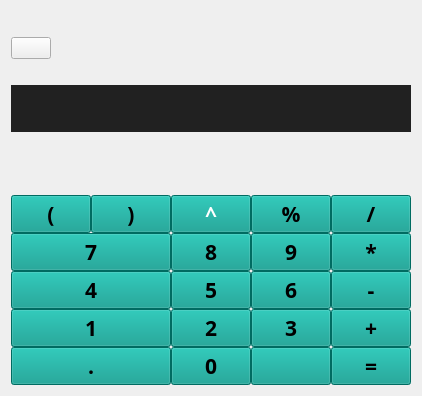
  <widget class="QWidget" name="centralwidget">
   <layout class="QGridLayout" name="gridLayout_3">
    <item row="0" column="0">
     <layout class="QVBoxLayout" name="verticalLayout_9" stretch="0,0,0,3">
      <item>
       <spacer name="verticalSpacer_2">
        <property name="orientation">
         <enum>Qt::Vertical</enum>
        </property>
        <property name="sizeType">
         <enum>QSizePolicy::Maximum</enum>
        </property>
        <property name="sizeHint" stdset="0">
         <size>
          <width>20</width>
          <height>26</height>
         </size>
        </property>
       </spacer>
      </item>
      <item>
       <layout class="QGridLayout" name="gridLayout_2" rowstretch="0,0,0,0" columnstretch="0,0,0">
        <property name="horizontalSpacing">
         <number>0</number>
        </property>
        <item row="2" column="0">
         <spacer name="horizontalSpacer_2">
          <property name="orientation">
           <enum>Qt::Horizontal</enum>
          </property>
          <property name="sizeHint" stdset="0">
           <size>
            <width>40</width>
            <height>20</height>
           </size>
          </property>
         </spacer>
        </item>
        <item row="0" column="0">
         <widget class="QPushButton" name="addAdededPartsButton">
          <property name="sizePolicy">
           <sizepolicy hsizetype="Fixed" vsizetype="Preferred">
            <horstretch>0</horstretch>
            <verstretch>0</verstretch>
           </sizepolicy>
          </property>
          <property name="text">
           <string/>
          </property>
          <property name="icon">
           <iconset resource="../../assets/icons/icons.qrc">
            <normaloff>:/outline_more_vert.png</normaloff>:/outline_more_vert.png</iconset>
          </property>
          <property name="iconSize">
           <size>
            <width>30</width>
            <height>30</height>
           </size>
          </property>
          <property name="checkable">
           <bool>true</bool>
          </property>
         </widget>
        </item>
        <item row="3" column="0" colspan="3">
         <widget class="QLineEdit" name="input">
          <property name="sizePolicy">
           <sizepolicy hsizetype="MinimumExpanding" vsizetype="MinimumExpanding">
            <horstretch>0</horstretch>
            <verstretch>4</verstretch>
           </sizepolicy>
          </property>
          <property name="font">
           <font>
            <family>PT Sans Caption</family>
            <pointsize>24</pointsize>
            <italic>false</italic>
            <bold>true</bold>
            <kerning>true</kerning>
           </font>
          </property>
          <property name="acceptDrops">
           <bool>true</bool>
          </property>
          <property name="layoutDirection">
           <enum>Qt::RightToLeft</enum>
          </property>
          <property name="styleSheet">
           <string notr="true">background-color: #212121;
border:none</string>
          </property>
          <property name="alignment">
           <set>Qt::AlignRight|Qt::AlignTrailing|Qt::AlignVCenter</set>
          </property>
         </widget>
        </item>
        <item row="0" column="1">
         <spacer name="horizontalSpacer">
          <property name="orientation">
           <enum>Qt::Horizontal</enum>
          </property>
          <property name="sizeType">
           <enum>QSizePolicy::Expanding</enum>
          </property>
          <property name="sizeHint" stdset="0">
           <size>
            <width>180</width>
            <height>20</height>
           </size>
          </property>
         </spacer>
        </item>
       </layout>
      </item>
      <item>
       <spacer name="verticalSpacer">
        <property name="orientation">
         <enum>Qt::Vertical</enum>
        </property>
        <property name="sizeHint" stdset="0">
         <size>
          <width>20</width>
          <height>57</height>
         </size>
        </property>
       </spacer>
      </item>
      <item>
       <layout class="QGridLayout" name="gridLayout">
        <property name="sizeConstraint">
         <enum>QLayout::SetFixedSize</enum>
        </property>
        <property name="spacing">
         <number>0</number>
        </property>
        <item row="0" column="3">
         <widget class="QPushButton" name="division">
          <property name="sizePolicy">
           <sizepolicy hsizetype="Expanding" vsizetype="Expanding">
            <horstretch>0</horstretch>
            <verstretch>0</verstretch>
           </sizepolicy>
          </property>
          <property name="font">
           <font>
            <family>PT Sans Caption</family>
            <pointsize>16</pointsize>
            <italic>false</italic>
            <bold>true</bold>
            <kerning>true</kerning>
           </font>
          </property>
          <property name="styleSheet">
           <string notr="true">QPushButton {
	background-color:#009688
}
QPushButton:pressed {
	background-color: #00796B
}</string>
          </property>
          <property name="text">
           <string>/</string>
          </property>
          <property name="iconSize">
           <size>
            <width>15</width>
            <height>15</height>
           </size>
          </property>
          <attribute name="buttonGroup">
           <string notr="true">digit</string>
          </attribute>
         </widget>
        </item>
        <item row="1" column="1">
         <widget class="QPushButton" name="eight">
          <property name="sizePolicy">
           <sizepolicy hsizetype="Expanding" vsizetype="Expanding">
            <horstretch>0</horstretch>
            <verstretch>0</verstretch>
           </sizepolicy>
          </property>
          <property name="font">
           <font>
            <family>PT Sans Caption</family>
            <pointsize>16</pointsize>
            <italic>false</italic>
            <bold>true</bold>
            <kerning>true</kerning>
           </font>
          </property>
          <property name="styleSheet">
           <string notr="true">QPushButton {
	background-color:#009688
}
QPushButton:pressed {
	background-color: #00796B
}</string>
          </property>
          <property name="text">
           <string>8</string>
          </property>
          <property name="iconSize">
           <size>
            <width>60</width>
            <height>60</height>
           </size>
          </property>
          <attribute name="buttonGroup">
           <string notr="true">digit</string>
          </attribute>
         </widget>
        </item>
        <item row="2" column="0">
         <widget class="QPushButton" name="four">
          <property name="sizePolicy">
           <sizepolicy hsizetype="Expanding" vsizetype="Expanding">
            <horstretch>0</horstretch>
            <verstretch>0</verstretch>
           </sizepolicy>
          </property>
          <property name="font">
           <font>
            <family>PT Sans Caption</family>
            <pointsize>16</pointsize>
            <italic>false</italic>
            <bold>true</bold>
            <kerning>true</kerning>
           </font>
          </property>
          <property name="styleSheet">
           <string notr="true">QPushButton {
	background-color:#009688
}
QPushButton:pressed {
	background-color: #00796B
}</string>
          </property>
          <property name="text">
           <string>4</string>
          </property>
          <property name="iconSize">
           <size>
            <width>60</width>
            <height>60</height>
           </size>
          </property>
          <attribute name="buttonGroup">
           <string notr="true">digit</string>
          </attribute>
         </widget>
        </item>
        <item row="1" column="0">
         <widget class="QPushButton" name="seven">
          <property name="sizePolicy">
           <sizepolicy hsizetype="Expanding" vsizetype="Expanding">
            <horstretch>0</horstretch>
            <verstretch>0</verstretch>
           </sizepolicy>
          </property>
          <property name="font">
           <font>
            <family>PT Sans Caption</family>
            <pointsize>16</pointsize>
            <italic>false</italic>
            <bold>true</bold>
            <kerning>true</kerning>
           </font>
          </property>
          <property name="styleSheet">
           <string notr="true">QPushButton {
	background-color:#009688
}
QPushButton:pressed {
	background-color: #00796B
}</string>
          </property>
          <property name="text">
           <string>7</string>
          </property>
          <property name="iconSize">
           <size>
            <width>60</width>
            <height>60</height>
           </size>
          </property>
          <attribute name="buttonGroup">
           <string notr="true">digit</string>
          </attribute>
         </widget>
        </item>
        <item row="4" column="1">
         <widget class="QPushButton" name="zero">
          <property name="sizePolicy">
           <sizepolicy hsizetype="Expanding" vsizetype="Expanding">
            <horstretch>0</horstretch>
            <verstretch>0</verstretch>
           </sizepolicy>
          </property>
          <property name="font">
           <font>
            <family>PT Sans Caption</family>
            <pointsize>16</pointsize>
            <italic>false</italic>
            <bold>true</bold>
            <kerning>true</kerning>
           </font>
          </property>
          <property name="styleSheet">
           <string notr="true">QPushButton {
	background-color:#009688
}
QPushButton:pressed {
	background-color: #00796B
}</string>
          </property>
          <property name="text">
           <string>0</string>
          </property>
          <property name="iconSize">
           <size>
            <width>60</width>
            <height>60</height>
           </size>
          </property>
          <attribute name="buttonGroup">
           <string notr="true">digit</string>
          </attribute>
         </widget>
        </item>
        <item row="4" column="0">
         <widget class="QPushButton" name="dot">
          <property name="sizePolicy">
           <sizepolicy hsizetype="Expanding" vsizetype="Expanding">
            <horstretch>0</horstretch>
            <verstretch>0</verstretch>
           </sizepolicy>
          </property>
          <property name="font">
           <font>
            <family>PT Sans Caption</family>
            <pointsize>16</pointsize>
            <italic>false</italic>
            <bold>true</bold>
            <kerning>true</kerning>
           </font>
          </property>
          <property name="styleSheet">
           <string notr="true">QPushButton {
	background-color:#009688
}
QPushButton:pressed {
	background-color: #00796B
}</string>
          </property>
          <property name="text">
           <string>.</string>
          </property>
          <property name="iconSize">
           <size>
            <width>15</width>
            <height>15</height>
           </size>
          </property>
          <attribute name="buttonGroup">
           <string notr="true">digit</string>
          </attribute>
         </widget>
        </item>
        <item row="3" column="1">
         <widget class="QPushButton" name="two">
          <property name="sizePolicy">
           <sizepolicy hsizetype="Expanding" vsizetype="Expanding">
            <horstretch>0</horstretch>
            <verstretch>0</verstretch>
           </sizepolicy>
          </property>
          <property name="font">
           <font>
            <family>PT Sans Caption</family>
            <pointsize>16</pointsize>
            <italic>false</italic>
            <bold>true</bold>
            <kerning>true</kerning>
           </font>
          </property>
          <property name="styleSheet">
           <string notr="true">QPushButton {
	background-color:#009688
}
QPushButton:pressed {
	background-color: #00796B
}</string>
          </property>
          <property name="text">
           <string>2</string>
          </property>
          <property name="iconSize">
           <size>
            <width>60</width>
            <height>60</height>
           </size>
          </property>
          <attribute name="buttonGroup">
           <string notr="true">digit</string>
          </attribute>
         </widget>
        </item>
        <item row="2" column="2">
         <widget class="QPushButton" name="six">
          <property name="sizePolicy">
           <sizepolicy hsizetype="Expanding" vsizetype="Expanding">
            <horstretch>0</horstretch>
            <verstretch>0</verstretch>
           </sizepolicy>
          </property>
          <property name="font">
           <font>
            <family>PT Sans Caption</family>
            <pointsize>16</pointsize>
            <italic>false</italic>
            <bold>true</bold>
            <kerning>true</kerning>
           </font>
          </property>
          <property name="styleSheet">
           <string notr="true">QPushButton {
	background-color:#009688
}
QPushButton:pressed {
	background-color: #00796B
}</string>
          </property>
          <property name="text">
           <string>6</string>
          </property>
          <property name="iconSize">
           <size>
            <width>60</width>
            <height>60</height>
           </size>
          </property>
          <attribute name="buttonGroup">
           <string notr="true">digit</string>
          </attribute>
         </widget>
        </item>
        <item row="3" column="2">
         <widget class="QPushButton" name="three">
          <property name="sizePolicy">
           <sizepolicy hsizetype="Expanding" vsizetype="Expanding">
            <horstretch>0</horstretch>
            <verstretch>0</verstretch>
           </sizepolicy>
          </property>
          <property name="font">
           <font>
            <family>PT Sans Caption</family>
            <pointsize>16</pointsize>
            <italic>false</italic>
            <bold>true</bold>
            <kerning>true</kerning>
           </font>
          </property>
          <property name="styleSheet">
           <string notr="true">QPushButton {
	background-color:#009688
}
QPushButton:pressed {
	background-color: #00796B
}</string>
          </property>
          <property name="text">
           <string>3</string>
          </property>
          <property name="iconSize">
           <size>
            <width>60</width>
            <height>60</height>
           </size>
          </property>
          <attribute name="buttonGroup">
           <string notr="true">digit</string>
          </attribute>
         </widget>
        </item>
        <item row="0" column="2">
         <widget class="QPushButton" name="mod">
          <property name="sizePolicy">
           <sizepolicy hsizetype="Expanding" vsizetype="Expanding">
            <horstretch>0</horstretch>
            <verstretch>0</verstretch>
           </sizepolicy>
          </property>
          <property name="font">
           <font>
            <family>PT Sans Caption</family>
            <pointsize>16</pointsize>
            <italic>false</italic>
            <bold>true</bold>
            <kerning>true</kerning>
           </font>
          </property>
          <property name="styleSheet">
           <string notr="true">QPushButton {
	background-color:#009688
}
QPushButton:pressed {
	background-color: #00796B
}</string>
          </property>
          <property name="text">
           <string>%</string>
          </property>
          <property name="iconSize">
           <size>
            <width>15</width>
            <height>15</height>
           </size>
          </property>
          <attribute name="buttonGroup">
           <string notr="true">digit</string>
          </attribute>
         </widget>
        </item>
        <item row="1" column="2">
         <widget class="QPushButton" name="nine">
          <property name="sizePolicy">
           <sizepolicy hsizetype="Expanding" vsizetype="Expanding">
            <horstretch>0</horstretch>
            <verstretch>0</verstretch>
           </sizepolicy>
          </property>
          <property name="font">
           <font>
            <family>PT Sans Caption</family>
            <pointsize>16</pointsize>
            <italic>false</italic>
            <bold>true</bold>
            <kerning>true</kerning>
           </font>
          </property>
          <property name="styleSheet">
           <string notr="true">QPushButton {
	background-color:#009688
}
QPushButton:pressed {
	background-color: #00796B
}</string>
          </property>
          <property name="text">
           <string>9</string>
          </property>
          <property name="iconSize">
           <size>
            <width>60</width>
            <height>60</height>
           </size>
          </property>
          <attribute name="buttonGroup">
           <string notr="true">digit</string>
          </attribute>
         </widget>
        </item>
        <item row="3" column="0">
         <widget class="QPushButton" name="one">
          <property name="sizePolicy">
           <sizepolicy hsizetype="Expanding" vsizetype="Expanding">
            <horstretch>0</horstretch>
            <verstretch>0</verstretch>
           </sizepolicy>
          </property>
          <property name="font">
           <font>
            <family>PT Sans Caption</family>
            <pointsize>16</pointsize>
            <italic>false</italic>
            <bold>true</bold>
            <kerning>true</kerning>
           </font>
          </property>
          <property name="styleSheet">
           <string notr="true">QPushButton {
	background-color:#009688
}
QPushButton:pressed {
	background-color: #00796B
}</string>
          </property>
          <property name="text">
           <string>1</string>
          </property>
          <property name="iconSize">
           <size>
            <width>60</width>
            <height>60</height>
           </size>
          </property>
          <attribute name="buttonGroup">
           <string notr="true">digit</string>
          </attribute>
         </widget>
        </item>
        <item row="2" column="1">
         <widget class="QPushButton" name="five">
          <property name="sizePolicy">
           <sizepolicy hsizetype="Expanding" vsizetype="Expanding">
            <horstretch>0</horstretch>
            <verstretch>0</verstretch>
           </sizepolicy>
          </property>
          <property name="font">
           <font>
            <family>PT Sans Caption</family>
            <pointsize>16</pointsize>
            <italic>false</italic>
            <bold>true</bold>
            <kerning>true</kerning>
           </font>
          </property>
          <property name="styleSheet">
           <string notr="true">QPushButton {
	background-color:#009688
}
QPushButton:pressed {
	background-color: #00796B
}</string>
          </property>
          <property name="text">
           <string>5</string>
          </property>
          <property name="iconSize">
           <size>
            <width>60</width>
            <height>60</height>
           </size>
          </property>
          <attribute name="buttonGroup">
           <string notr="true">digit</string>
          </attribute>
         </widget>
        </item>
        <item row="1" column="3">
         <widget class="QPushButton" name="multiplication">
          <property name="sizePolicy">
           <sizepolicy hsizetype="Expanding" vsizetype="Expanding">
            <horstretch>0</horstretch>
            <verstretch>0</verstretch>
           </sizepolicy>
          </property>
          <property name="minimumSize">
           <size>
            <width>0</width>
            <height>0</height>
           </size>
          </property>
          <property name="maximumSize">
           <size>
            <width>16777215</width>
            <height>16777215</height>
           </size>
          </property>
          <property name="font">
           <font>
            <family>PT Sans Caption</family>
            <pointsize>16</pointsize>
            <italic>false</italic>
            <bold>true</bold>
            <kerning>true</kerning>
           </font>
          </property>
          <property name="styleSheet">
           <string notr="true">QPushButton {
	background-color:#009688
}
QPushButton:pressed {
	background-color: #00796B
}</string>
          </property>
          <property name="text">
           <string>*</string>
          </property>
          <property name="iconSize">
           <size>
            <width>15</width>
            <height>15</height>
           </size>
          </property>
          <attribute name="buttonGroup">
           <string notr="true">digit</string>
          </attribute>
         </widget>
        </item>
        <item row="3" column="3">
         <widget class="QPushButton" name="plus">
          <property name="sizePolicy">
           <sizepolicy hsizetype="Expanding" vsizetype="Expanding">
            <horstretch>0</horstretch>
            <verstretch>0</verstretch>
           </sizepolicy>
          </property>
          <property name="font">
           <font>
            <family>PT Sans Caption</family>
            <pointsize>16</pointsize>
            <italic>false</italic>
            <bold>true</bold>
            <kerning>true</kerning>
           </font>
          </property>
          <property name="styleSheet">
           <string notr="true">QPushButton {
	background-color:#009688
}
QPushButton:pressed {
	background-color: #00796B
}</string>
          </property>
          <property name="text">
           <string>+</string>
          </property>
          <property name="iconSize">
           <size>
            <width>15</width>
            <height>15</height>
           </size>
          </property>
          <attribute name="buttonGroup">
           <string notr="true">digit</string>
          </attribute>
         </widget>
        </item>
        <item row="4" column="2">
         <widget class="QPushButton" name="AC">
          <property name="sizePolicy">
           <sizepolicy hsizetype="Expanding" vsizetype="Expanding">
            <horstretch>0</horstretch>
            <verstretch>0</verstretch>
           </sizepolicy>
          </property>
          <property name="font">
           <font>
            <family>PT Sans Caption</family>
            <pointsize>14</pointsize>
            <italic>false</italic>
            <bold>true</bold>
            <kerning>true</kerning>
           </font>
          </property>
          <property name="styleSheet">
           <string notr="true">QPushButton {
	background-color:#009688
}
QPushButton:pressed {
	background-color: #00796B
}</string>
          </property>
          <property name="text">
           <string/>
          </property>
          <property name="icon">
           <iconset resource="../../assets/icons/icons.qrc">
            <normaloff>:/backspace.png</normaloff>:/backspace.png</iconset>
          </property>
          <property name="iconSize">
           <size>
            <width>24</width>
            <height>24</height>
           </size>
          </property>
         </widget>
        </item>
        <item row="2" column="3">
         <widget class="QPushButton" name="minus">
          <property name="sizePolicy">
           <sizepolicy hsizetype="Expanding" vsizetype="Expanding">
            <horstretch>0</horstretch>
            <verstretch>0</verstretch>
           </sizepolicy>
          </property>
          <property name="font">
           <font>
            <family>PT Sans Caption</family>
            <pointsize>16</pointsize>
            <italic>false</italic>
            <bold>true</bold>
            <kerning>true</kerning>
           </font>
          </property>
          <property name="styleSheet">
           <string notr="true">QPushButton {
	background-color:#009688
}
QPushButton:pressed {
	background-color: #00796B
}</string>
          </property>
          <property name="text">
           <string>-</string>
          </property>
          <property name="iconSize">
           <size>
            <width>15</width>
            <height>15</height>
           </size>
          </property>
          <attribute name="buttonGroup">
           <string notr="true">digit</string>
          </attribute>
         </widget>
        </item>
        <item row="4" column="3">
         <widget class="QPushButton" name="equal">
          <property name="sizePolicy">
           <sizepolicy hsizetype="Expanding" vsizetype="Expanding">
            <horstretch>0</horstretch>
            <verstretch>0</verstretch>
           </sizepolicy>
          </property>
          <property name="font">
           <font>
            <family>PT Sans Caption</family>
            <pointsize>16</pointsize>
            <italic>false</italic>
            <bold>true</bold>
            <kerning>true</kerning>
           </font>
          </property>
          <property name="styleSheet">
           <string notr="true">QPushButton {
	background-color:#009688
}
QPushButton:pressed {
	background-color: #00796B
}</string>
          </property>
          <property name="text">
           <string>=</string>
          </property>
          <property name="iconSize">
           <size>
            <width>15</width>
            <height>15</height>
           </size>
          </property>
         </widget>
        </item>
        <item row="0" column="1">
         <widget class="QPushButton" name="pow">
          <property name="sizePolicy">
           <sizepolicy hsizetype="Expanding" vsizetype="Expanding">
            <horstretch>0</horstretch>
            <verstretch>0</verstretch>
           </sizepolicy>
          </property>
          <property name="font">
           <font>
            <family>PT Sans Caption</family>
            <pointsize>16</pointsize>
            <italic>false</italic>
            <bold>true</bold>
            <kerning>true</kerning>
           </font>
          </property>
          <property name="styleSheet">
           <string notr="true">QPushButton {
	color: #FFFFFF;
	background-color:#009688
}
QPushButton:pressed {
	color: #FFFFFF;
	background-color: #00796B
}</string>
          </property>
          <property name="text">
           <string>^</string>
          </property>
          <property name="iconSize">
           <size>
            <width>15</width>
            <height>15</height>
           </size>
          </property>
          <attribute name="buttonGroup">
           <string notr="true">digit</string>
          </attribute>
         </widget>
        </item>
        <item row="0" column="0">
         <layout class="QHBoxLayout" name="horizontalLayout_3">
          <property name="spacing">
           <number>0</number>
          </property>
          <property name="sizeConstraint">
           <enum>QLayout::SetFixedSize</enum>
          </property>
          <property name="topMargin">
           <number>0</number>
          </property>
          <property name="rightMargin">
           <number>0</number>
          </property>
          <property name="bottomMargin">
           <number>0</number>
          </property>
          <item>
           <widget class="QPushButton" name="LBracet">
            <property name="sizePolicy">
             <sizepolicy hsizetype="Expanding" vsizetype="Expanding">
              <horstretch>0</horstretch>
              <verstretch>0</verstretch>
             </sizepolicy>
            </property>
            <property name="font">
             <font>
              <family>PT Sans Caption</family>
              <pointsize>16</pointsize>
              <italic>false</italic>
              <bold>true</bold>
              <kerning>true</kerning>
             </font>
            </property>
            <property name="styleSheet">
             <string notr="true">QPushButton {
	background-color:#009688
}
QPushButton:pressed {
	background-color: #00796B
}</string>
            </property>
            <property name="text">
             <string>(</string>
            </property>
            <property name="iconSize">
             <size>
              <width>15</width>
              <height>15</height>
             </size>
            </property>
            <attribute name="buttonGroup">
             <string notr="true">digit</string>
            </attribute>
           </widget>
          </item>
          <item>
           <widget class="QPushButton" name="RBracet">
            <property name="sizePolicy">
             <sizepolicy hsizetype="Expanding" vsizetype="Expanding">
              <horstretch>0</horstretch>
              <verstretch>0</verstretch>
             </sizepolicy>
            </property>
            <property name="font">
             <font>
              <family>PT Sans Caption</family>
              <pointsize>16</pointsize>
              <italic>false</italic>
              <bold>true</bold>
              <kerning>true</kerning>
             </font>
            </property>
            <property name="styleSheet">
             <string notr="true">QPushButton {
	background-color:#009688
}
QPushButton:pressed {
	background-color: #00796B
}</string>
            </property>
            <property name="text">
             <string>)</string>
            </property>
            <property name="iconSize">
             <size>
              <width>15</width>
              <height>15</height>
             </size>
            </property>
            <attribute name="buttonGroup">
             <string notr="true">digit</string>
            </attribute>
           </widget>
          </item>
         </layout>
        </item>
       </layout>
      </item>
     </layout>
    </item>
   </layout>
  </widget>
